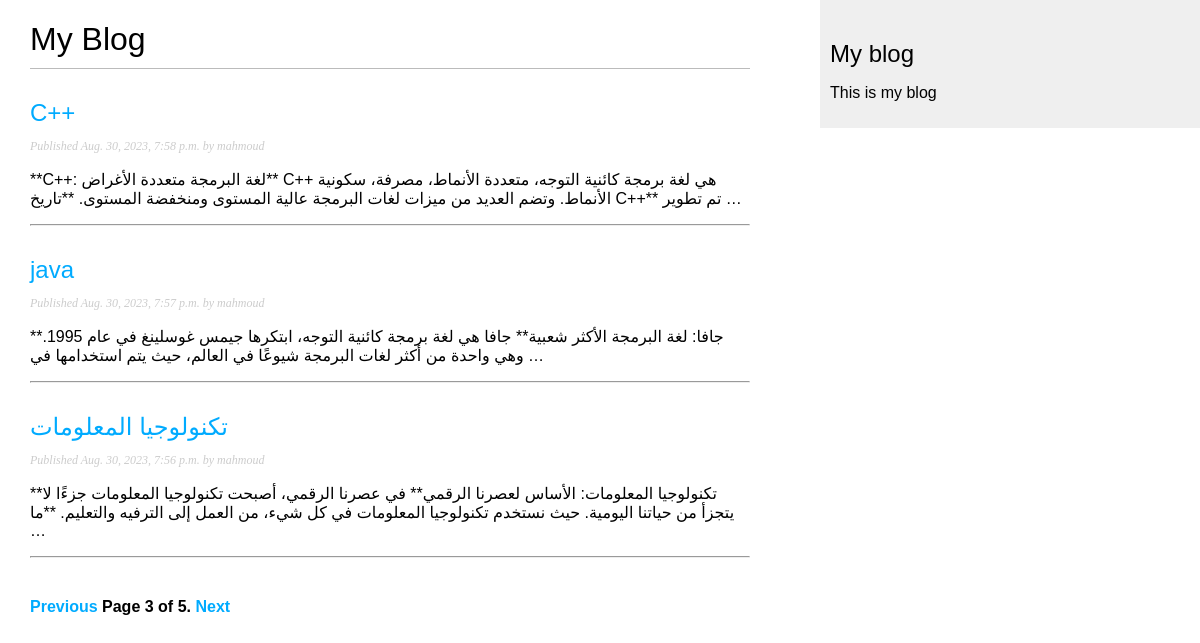
Page /blog?page=3 on the committed database.
### blog/models.py (models this page shows, shortened)
class Post(models.Model):
    class Status(models.TextChoices):
        DRAFT = 'DF' ,'Draft'
        PUBLISHED = 'PB' ,'Published'
    title = models.CharField(max_length=250)
    slug = models.SlugField(max_length=250, unique_for_date='publish')
    author = models.ForeignKey(User, on_delete=models.CASCADE, related_name='blog_posts')
    body = models.TextField()
    publish = models.DateTimeField(default=timezone.now)
    created = models.DateTimeField(auto_now_add=True)
    updated = models.DateTimeField(auto_now=True)
    status =models.CharField(max_length=2, choices=Status.choices, default=Status.DRAFT)
    class Meta:
        ordering = ['-publish']
        indexes =[
            models.Index(fields=['-publish']),
        ]
    def get_absolute_url(self):
        return reverse("blog:post_detail", args=[
            self.publish.year,
            self.publish.month,
            self.publish.day,
            self.slug
        ])

### blog/views.py (the view)
# urls.py: path('', views.PostListView.as_view(), name = 'post_list'),
class PostListView(ListView):
    model = Post
    context_object_name = 'posts'
    paginate_by = 3
    template_name = 'blog/post/list.html'

### blog/templates/blog/post/list.html (shortened to what this page needs)
{% extends "blog/base.html" %}
{% block content %}
    <h1>My Blog</h1>
    {% for post in posts %}
        <h2>
        <a href="{{post.get_absolute_url}}">
        {{ post.title }}
        </a>
        </h2>
        <p class="date">
        Published {{ post.publish }} by {{ post.author }}
        </p>
        {{ post.body|truncatewords:30|linebreaks }}
        <hr />
    {% endfor %}
    {% include "pagination.html" with page=page_obj %}
{% endblock %}

### blog/static/css/blog.css (style rules this page uses)
body { margin:0; padding:0; font-family:helvetica, sans-serif; }
a { color:#00abff; text-decoration:none; }
h1 { font-weight:normal; border-bottom:1px solid #bbb; padding:0 0 10px 0; }
h2 { font-weight:normal; margin:30px 0 0; }
p.date { color:#ccc; font-family: georgia, serif; font-size: 12px; font-style: italic; }

### rows in the picture
Post: title "C++", publish "Aug. 30, 2023, 7:58 p.m.", author "mahmoud", body "**C++: لغة البرمجة متعددة الأغراض** C++ هي لغة برمجة كائنية التوجه، متعددة الأنماط، مصرفة، سكونية الأنماط. وتضم العديد من ميزات لغات البرمجة عالية المستوى ومنخفضة المستوى. **تاريخ C++** تم تطوير …"
Post: title "java", publish "Aug. 30, 2023, 7:57 p.m.", author "mahmoud", body "**جافا: لغة البرمجة الأكثر شعبية** جافا هي لغة برمجة كائنية التوجه، ابتكرها جيمس غوسلينغ في عام 1995. وهي واحدة من أكثر لغات البرمجة شيوعًا في العالم، حيث يتم استخدامها في …"
Post: title "تكنولوجيا المعلومات", publish "Aug. 30, 2023, 7:56 p.m.", author "mahmoud", body "**تكنولوجيا المعلومات: الأساس لعصرنا الرقمي** في عصرنا الرقمي، أصبحت تكنولوجيا المعلومات جزءًا لا يتجزأ من حياتنا اليومية. حيث نستخدم تكنولوجيا المعلومات في كل شيء، من العمل إلى الترفيه والتعليم. **ما …"

### other values in the picture
{{ page.number }} "3"
{{ page.paginator.num_pages }} "5"
